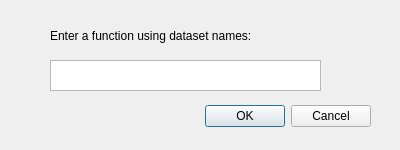
<?xml version="1.0" encoding="UTF-8"?>
<ui version="4.0">
 <class>FunctionDialog</class>
 <widget class="QDialog" name="FunctionDialog">
  <property name="geometry">
   <rect>
    <x>0</x>
    <y>0</y>
    <width>400</width>
    <height>150</height>
   </rect>
  </property>
  <property name="windowTitle">
   <string>Function</string>
  </property>
  <widget class="QDialogButtonBox" name="buttonBox">
   <property name="geometry">
    <rect>
     <x>30</x>
     <y>100</y>
     <width>341</width>
     <height>32</height>
    </rect>
   </property>
   <property name="orientation">
    <enum>Qt::Horizontal</enum>
   </property>
   <property name="standardButtons">
    <set>QDialogButtonBox::Cancel|QDialogButtonBox::Ok</set>
   </property>
  </widget>
  <widget class="QTextEdit" name="textEdit">
   <property name="geometry">
    <rect>
     <x>50</x>
     <y>60</y>
     <width>271</width>
     <height>31</height>
    </rect>
   </property>
  </widget>
  <widget class="QLabel" name="label">
   <property name="geometry">
    <rect>
     <x>50</x>
     <y>20</y>
     <width>271</width>
     <height>31</height>
    </rect>
   </property>
   <property name="text">
    <string>Enter a function using dataset names:</string>
   </property>
  </widget>
 </widget>
 <resources/>
 <connections>
  <connection>
   <sender>buttonBox</sender>
   <signal>accepted()</signal>
   <receiver>FunctionDialog</receiver>
   <slot>accept()</slot>
   <hints>
    <hint type="sourcelabel">
     <x>248</x>
     <y>254</y>
    </hint>
    <hint type="destinationlabel">
     <x>157</x>
     <y>274</y>
    </hint>
   </hints>
  </connection>
  <connection>
   <sender>buttonBox</sender>
   <signal>rejected()</signal>
   <receiver>FunctionDialog</receiver>
   <slot>reject()</slot>
   <hints>
    <hint type="sourcelabel">
     <x>316</x>
     <y>260</y>
    </hint>
    <hint type="destinationlabel">
     <x>286</x>
     <y>274</y>
    </hint>
   </hints>
  </connection>
 </connections>
</ui>
